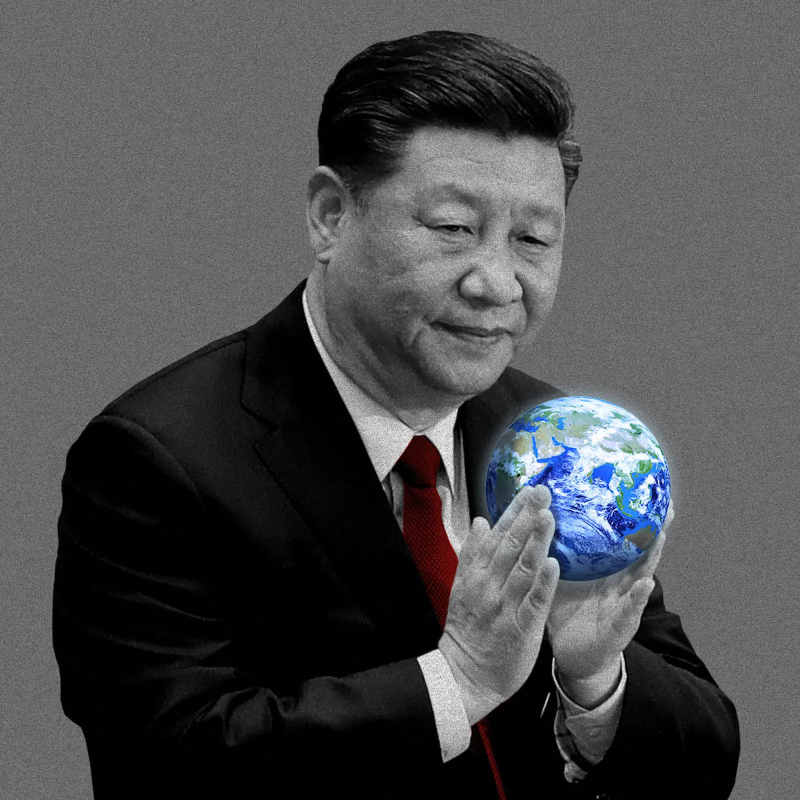
#> input picture social-plate-source.jpg, 1600 x 1600 px (shown at 1/2 size)
$ python build_social.py
#> lines starting #> are read from the running program, lines starting #| are printed output that depends on the picture
#> in render, `img = Image.new("RGB", (w * S, h * S), PAGE)`:
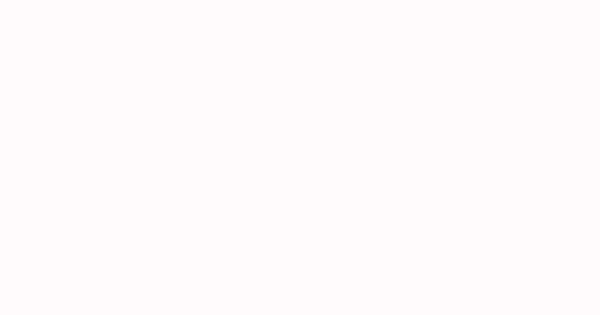
#> img: PIL image 2400x1260 RGB (shown at 1/4 size); mean R, G, B 255, 248, 253
### build_data.py
#!/usr/bin/env python3
"""
build_data.py
The Primacy Premium: Committee Exercise, data build stage.

Produces payload.json: the emulator coefficients, simulation constants,
move menus, thresholds, and validation metrics consumed by index.html.

Design notes
------------
1. Every player move maps to a level of a named simulation parameter, not to a
   hardcoded outcome. Moves condition the forecast; they do not cause it.
2. Conditional quantile fans are produced by a fitted emulator (degree two
   polynomial response surface) trained on a Sobol design over the joint
   parameter space, 4096 points, 320 stochastic draws per point, seed 20260724.
3. The in-page resolution path is a single draw of the same generative process,
   replicated exactly in JavaScript from the constants exported here. The
   emulator serves the fans; the recursion serves the realization. Held-out
   emulator error is reported in the payload and displayed on the page.
4. Raw SIPRI and IMF files are excluded from the repository under publisher
   terms. Calibration anchors below were verified against local copies of:
     SIPRIMilexdata19492025_v1.2.xlsx (Constant 2024 USD sheet)
     IMF COFER bulk download of 24 July 2026 (quarterly share series)
     Argus Media explainer on war risk insurance and AWRP (March 2026)
     JWC circular JWLA-033 of 3 March 2026
     Kristensen et al., Nuclear Notebooks 2025 and 2026; DoD CMPR 2025
   This script does not read those files at runtime.

Anchors (verified 2026-08-01)
-----------------------------
US milex 2025:   929.2 bn constant 2024 USD, real change 2024 to 2025 about -7.5 pct
China milex 2025: 335.0 bn constant 2024 USD, real change about +7.4 pct
C&W Europe 2025: 579.8 bn constant 2024 USD, real change about +6.0 pct
USD share of allocated reserves 2025-Q4: 56.42 pct (2021-Q4: 59.40; 2016-Q4: 64.68)
RMB share 2025-Q4: 1.95 pct (peak 2021-Q4: 2.85, declining since)
Mideast Gulf AWRP: 0.15 to 0.20 pct of hull and machinery value at baseline,
  rising to about 1 pct during the 2026 episode (roughly a fivefold move)
China warheads about 600 in 2025; DoD projects over 1000 by 2030 and about
  1500 by 2035. US deployed strategic about 1550 at New START expiry, with
  upload capacity; the treaty lapsed 4 February 2026 with no successor, so the
  denominator is treated as stochastic.
"""

import json
import datetime as _dt
import numpy as np

SEED = 20260724
N_DESIGN = 4096
N_DRAWS = 320
HOLDOUT = 0.2
EPOCHS = ["2026 to 2027", "2028 to 2029", "2030 to 2031", "2032 to 2033", "2034 to 2035"]
T = len(EPOCHS)

# ---------------------------------------------------------------------------
# Parameter space. Order is load bearing: the emulator feature construction in
# JavaScript replicates this order exactly.
# ---------------------------------------------------------------------------
PARAMS = [
    # key, label, side, lo, hi, base
    ("b_force",      "Force structure allocation (strategic forces to shipbuilding)", "blue", -1.0, 1.0, 0.0),
    ("b_alliance",   "Alliance burden sharing pressure",                              "blue",  0.0, 1.0, 0.5),
    ("b_export",     "Transfer policy (tighten controls to expand transfers)",        "blue", -1.0, 1.0, 0.0),
    ("b_posture",    "Forward posture at chokepoints",                                "blue",  0.0, 1.0, 0.5),
    ("b_industrial", "Industrial mobilization",                                       "blue",  0.0, 1.0, 0.5),
    ("r_naval",      "Naval construction tempo",                                      "red",   0.0, 1.0, 0.5),
    ("r_nuclear",    "Nuclear expansion tempo",                                       "red",   0.0, 1.0, 0.5),
    ("r_gray",       "Chokepoint pressure",                                           "red",   0.0, 1.0, 0.5),
    ("r_findiv",     "Reserve diversification drive",                                 "red",   0.0, 1.0, 0.5),
    ("r_export",     "Arms export drive",                                             "red",   0.0, 1.0, 0.5),
    ("g_fiscal",     "Blue fiscal headroom",                                          "world", -1.0, 1.0, 0.0),
    ("g_euro",       "European follow through on the five percent commitment",        "world",  0.0, 1.0, 0.5),
    ("g_shock",      "Global shock propensity",                                       "world",  0.0, 1.0, 0.5),
    ("g_growth",     "Red macroeconomic tailwind",                                    "world", -1.0, 1.0, 0.0),
]
P = len(PARAMS)
KEYS = [p[0] for p in PARAMS]
LO = np.array([p[3] for p in PARAMS])
HI = np.array([p[4] for p in PARAMS])
BASE = np.array([p[5] for p in PARAMS])
IX = {k: i for i, k in enumerate(KEYS)}

# ---------------------------------------------------------------------------
# Simulation constants. Exported verbatim to the payload; the JavaScript
# resolution recursion reads these same numbers.
# ---------------------------------------------------------------------------
C = {
    # Initial state, end 2025
    "y0": {
        "blue_milex": 100.0,   # index, 2025 = 100 (929.2 bn constant 2024 USD)
        "red_milex": 100.0,    # index, 2025 = 100 (335.0 bn)
        "euro_milex": 100.0,   # index, 2025 = 100 (C&W Europe 579.8 bn)
        "usd_share": 56.42,    # pct of allocated reserves, 2025-Q4
        "rmb_share": 1.95,     # pct, 2025-Q4
        "awrp": 0.175,         # pct of hull and machinery value, pre-episode midpoint
        "red_export": 5.5,     # pct of world major arms exports, trend basis
        "red_wh": 600.0,       # red warheads, 2025
        "blue_dep": 1550.0,    # blue deployed strategic, treaty-era counting
    },
    # Blue expenditure, annual real growth
    "bx_a": -0.020, "bx_fiscal": 0.016, "bx_ind": 0.014, "bx_post": 0.006, "bx_sd": 0.016,
    # Red expenditure, annual real growth
    "rx_a": 0.050, "rx_naval": 0.022, "rx_nuc": 0.012, "rx_growth": 0.018, "rx_sd": 0.020,
    # European expenditure, annual real growth
    "ex_a": 0.018, "ex_euro": 0.052, "ex_all": 0.014, "ex_sd": 0.020,
    # Episode hazard per epoch (chokepoint disruption with premium spike)
    "hz_a": 0.05, "hz_gray": 0.40, "hz_shock": 0.20, "hz_post": -0.14, "hz_int": 0.12,
    "hz_lo": 0.02, "hz_hi": 0.92,
    # War risk premium, log AR(1) around baseline with episode jumps
    "aw_phi": 0.35, "aw_sd": 0.12, "aw_jump_a": 0.85, "aw_jump_gray": 0.55, "aw_jump_sd": 0.15,
    "aw_lo": 0.05, "aw_hi": 3.0,
    # USD share of allocated reserves, per-epoch drift in points
    "us_a": -0.40, "us_findiv": -0.75, "us_ep": -0.45, "us_sd": 0.30, "us_lo": 45.0, "us_hi": 62.0,
    # RMB share, per-epoch drift in points
    "rm_a": -0.05, "rm_findiv": 0.42, "rm_ep": 0.18, "rm_sd": 0.10, "rm_lo": 1.2, "rm_hi": 6.5,
    # Red arms export share, per-epoch drift in points
    "re_a": 0.15, "re_drive": 1.05, "re_bexp": -0.40, "re_btight": 0.15, "re_ep": -0.55,
    "re_sd": 0.30, "re_lo": 2.0, "re_hi": 14.0,
    # Red warheads, annual growth
    "nw_a": 0.055, "nw_tempo": 0.065, "nw_sd": 0.006,
    # Blue deployed strategic per epoch: upload plus post-treaty drift
    "nd_upload": 95.0, "nd_sd": 45.0, "nd_lo": 1400.0, "nd_hi": 2600.0,
}

CHANNELS = [
    ("blue_milex", "Blue military expenditure",  "index, 2025 = 100", 1, "flash"),
    ("red_milex",  "Red military expenditure",   "index, 2025 = 100", 1, "flash"),
    ("euro_milex", "European expenditure",       "index, 2025 = 100", 1, "flash"),
    ("usd_share",  "USD reserve share",          "pct of allocated reserves", 1, "slow"),
    ("rmb_share",  "RMB reserve share",          "pct of allocated reserves", 2, "slow"),
    ("awrp",       "Additional war risk premium","pct of hull and machinery value", 2, "fast"),
    ("red_export", "Red arms export share",      "pct of world exports", 1, "slow"),
    ("nuc_ratio",  "Warhead ratio, red to blue deployed", "ratio", 2, "slow"),
]
CH_KEYS = [c[0] for c in CHANNELS]
NC = len(CHANNELS)
QUANTS = [0.1, 0.5, 0.9]


def simulate(X, n_draws, rng):
    """Vectorized simulation. X: (n, P) parameter matrix, horizon-constant.
    Returns Y: (n, NC, T, n_draws)."""
#> called with X = array of shape (1, 14), n_draws = 6000
    n = X.shape[0]
    g = {k: X[:, IX[k]][:, None] for k in KEYS}  # (n,1) broadcast against draws
    N = lambda sd: rng.normal(0.0, sd, size=(n, n_draws))
    U = lambda: rng.random(size=(n, n_draws))

    blue = np.full((n, n_draws), C["y0"]["blue_milex"])
    red = np.full((n, n_draws), C["y0"]["red_milex"])
    euro = np.full((n, n_draws), C["y0"]["euro_milex"])
    usd = np.full((n, n_draws), C["y0"]["usd_share"])
    rmb = np.full((n, n_draws), C["y0"]["rmb_share"])
    law = np.full((n, n_draws), np.log(C["y0"]["awrp"]))
    rex = np.full((n, n_draws), C["y0"]["red_export"])
    wh = np.full((n, n_draws), C["y0"]["red_wh"])
    dep = np.full((n, n_draws), C["y0"]["blue_dep"])

    out = np.empty((n, NC, T, n_draws))
    base_law = np.log(C["y0"]["awrp"])

    for t in range(T):
        # Episode draw for this epoch
        hz = np.clip(C["hz_a"] + C["hz_gray"] * g["r_gray"] + C["hz_shock"] * g["g_shock"]
                     + C["hz_post"] * g["b_posture"]
                     + C["hz_int"] * g["r_gray"] * (1.0 - g["b_posture"]),
                     C["hz_lo"], C["hz_hi"])
        ep = (U() < hz).astype(float)

        gb = (C["bx_a"] + C["bx_fiscal"] * g["g_fiscal"] + C["bx_ind"] * g["b_industrial"]
              + C["bx_post"] * g["b_posture"])
        blue = blue * (1.0 + gb) ** 2 * np.exp(N(C["bx_sd"]))

        gr = (C["rx_a"] + C["rx_naval"] * g["r_naval"] + C["rx_nuc"] * g["r_nuclear"]
              + C["rx_growth"] * g["g_growth"])
        red = red * (1.0 + gr) ** 2 * np.exp(N(C["rx_sd"]))

        ge = C["ex_a"] + C["ex_euro"] * g["g_euro"] + C["ex_all"] * g["b_alliance"]
        euro = euro * (1.0 + ge) ** 2 * np.exp(N(C["ex_sd"]))

        usd = np.clip(usd + C["us_a"] + C["us_findiv"] * g["r_findiv"] + C["us_ep"] * ep
                      + N(C["us_sd"]), C["us_lo"], C["us_hi"])
        rmb = np.clip(rmb + C["rm_a"] + C["rm_findiv"] * g["r_findiv"] + C["rm_ep"] * ep
                      + N(C["rm_sd"]), C["rm_lo"], C["rm_hi"])

        law = base_law + C["aw_phi"] * (law - base_law) + N(C["aw_sd"])
        jump = np.log(C["aw_jump_a"] + C["aw_jump_gray"] * g["r_gray"]) + N(C["aw_jump_sd"])
        law = np.where(ep > 0.5, np.maximum(law, jump), law)
        awrp = np.clip(np.exp(law), C["aw_lo"], C["aw_hi"])
        law = np.log(awrp)

        rex = np.clip(rex + C["re_a"] + C["re_drive"] * g["r_export"]
                      + C["re_bexp"] * np.maximum(g["b_export"], 0.0)
                      + C["re_btight"] * np.maximum(-g["b_export"], 0.0)
                      + C["re_ep"] * ep + N(C["re_sd"]), C["re_lo"], C["re_hi"])

        gn = C["nw_a"] + C["nw_tempo"] * g["r_nuclear"] + N(C["nw_sd"])
        wh = wh * (1.0 + gn) ** 2
        dep = np.clip(dep + C["nd_upload"] * np.maximum(-g["b_force"], 0.0)
                      + N(C["nd_sd"]), C["nd_lo"], C["nd_hi"])

        out[:, 0, t, :] = blue
        out[:, 1, t, :] = red
        out[:, 2, t, :] = euro
        out[:, 3, t, :] = usd
        out[:, 4, t, :] = rmb
        out[:, 5, t, :] = awrp
        out[:, 6, t, :] = rex
        out[:, 7, t, :] = wh / dep
    return out


# [199 lines left out: functions poly2_features, main, not called in this run]


# [2 lines that do not run on import are left out]

### build_social.py
#!/usr/bin/env python3
"""
build_social.py
Renders social-card.png, the Open Graph share image, at 1200 x 630.

The card is drawn in the project's register: near white pink ground, Liberation
Serif (metrically compatible with Times New Roman), small caps set as tracked
capitals, double rules. The fan on the card is not decoration: it is a real
conditional forecast produced by the same simulation as the exercise, run at the
reference stance under seed 20260724, so the share image is an output of the
model rather than an illustration of one.

Rendered at 2x and downsampled with Lanczos for crisp type at small display
sizes, which is where share cards actually get seen.
"""

import sys

import numpy as np
from PIL import Image, ImageDraw, ImageFont

import build_data as M

# Credit line printed on the plate variant. Fill this in with the rights holder
# and the terms under which the image is used before publishing.
PLATE_CREDIT = "PLATE: CREDIT LINE TO BE SUPPLIED, USED BY PERMISSION"
PLATE_SOURCE = "social-plate-source.jpg"

W, H = 1200, 630
S = 2                      # supersample factor
PAGE = (255, 248, 253)     # #fff8fd
INK = (36, 29, 38)         # #241d26
RULE = (156, 111, 134)     # #9c6f86
MUTED = (109, 90, 102)     # #6d5a66
BAND = (238, 216, 229)     # fan fill, flattened from the page rgba
MEDIAN = (138, 90, 114)    # #8a5a72

SERIF = "/usr/share/fonts/truetype/liberation/LiberationSerif-Regular.ttf"
ITALIC = "/usr/share/fonts/truetype/liberation/LiberationSerif-Italic.ttf"


def font(path, size):
    return ImageFont.truetype(path, size * S)


def text_width(draw, s, f, track=0):
    if not track:
        return draw.textlength(s, font=f)
    return sum(draw.textlength(c, font=f) for c in s) + track * S * (len(s) - 1)


def tracked(draw, xy, s, f, fill, track=0, anchor_center=None):
    """Draw text with letter tracking. anchor_center: x centre in 1x units."""
    x, y = xy[0] * S, xy[1] * S
    if anchor_center is not None:
        x = anchor_center * S - text_width(draw, s, f, track) / 2
    if not track:
        draw.text((x, y), s, font=f, fill=fill)
        return
    for c in s:
        draw.text((x, y), c, font=f, fill=fill)
        x += draw.textlength(c, font=f) + track * S


def double_rule(draw, y, x0, x1, gap=4, w=1):
    for dy in (0, gap):
        draw.rectangle([x0 * S, (y + dy) * S, x1 * S, (y + dy) * S + w * S - 1], fill=RULE)


def reference_fan():
    """Quantiles of the red expenditure index at the reference stance."""
    rng = np.random.default_rng(M.SEED)
    X = M.BASE.copy().reshape(1, -1)
    Y = M.simulate(X, 6000, rng)
    ci = M.CH_KEYS.index("red_milex")
    q = np.quantile(Y[0, ci, :, :], [0.1, 0.5, 0.9], axis=1)
    lo = np.concatenate([[100.0], q[0]])
    md = np.concatenate([[100.0], q[1]])
    hi = np.concatenate([[100.0], q[2]])
    return lo, md, hi


def draw_fan(draw, box):
    """box: (x0, y0, x1, y1) in 1x units."""
    x0, y0, x1, y1 = box
    lo, md, hi = reference_fan()
    n = len(lo)
    ymin, ymax = 92.0, float(hi.max()) * 1.02
    xs = [x0 + (x1 - x0) * i / (n - 1) for i in range(n)]

    def py(v):
        return y1 - (v - ymin) / (ymax - ymin) * (y1 - y0)

    poly = [(xs[i] * S, py(hi[i]) * S) for i in range(n)] + \
           [(xs[i] * S, py(lo[i]) * S) for i in range(n - 1, -1, -1)]
    draw.polygon(poly, fill=BAND)

    # median, dotted in the manner of the page
    for i in range(n - 1):
        ax, ay, bx, by = xs[i], py(md[i]), xs[i + 1], py(md[i + 1])
        steps = 34
        for k in range(steps):
            if k % 2:
                continue
            t0, t1 = k / steps, (k + 0.85) / steps
            draw.line([((ax + (bx - ax) * t0) * S, (ay + (by - ay) * t0) * S),
                       ((ax + (bx - ax) * t1) * S, (ay + (by - ay) * t1) * S)],
                      fill=MEDIAN, width=2 * S)

    # period ticks on the baseline
    for i in range(n):
        draw.line([(xs[i] * S, y1 * S), (xs[i] * S, (y1 + 5) * S)], fill=RULE, width=1 * S)
#> in render, `yw = text_width(d, "2035", f_year, 3)`: yw = 82
#> in render, `bw = text_width(d, byline, f_rail, 6)`: bw = 409
    draw.line([(x0 * S, y1 * S), (x1 * S, y1 * S)], fill=RULE, width=1 * S)


def draw_plate(img, d, box):
    """Set the photograph as a framed plate, the way a typographic page carries
    a photographic figure: ruled frame, its own ground, a caption beneath."""
#> called with box = (76, 96, 476, 496)
    x0, y0, x1, y1 = box
    side = min(x1 - x0, y1 - y0)
    src = Image.open(PLATE_SOURCE).convert("RGB")
#> src is the input picture: PIL image 1600x1600 RGB; mean R, G, B 75.9, 76.7, 78.2
    n = min(src.size)
    src = src.crop(((src.width - n) // 2, (src.height - n) // 2,
                    (src.width + n) // 2, (src.height + n) // 2))
    src = src.resize((side * S, side * S), Image.LANCZOS)
#> src: PIL image 800x800 RGB
    img.paste(src, (x0 * S, y0 * S))
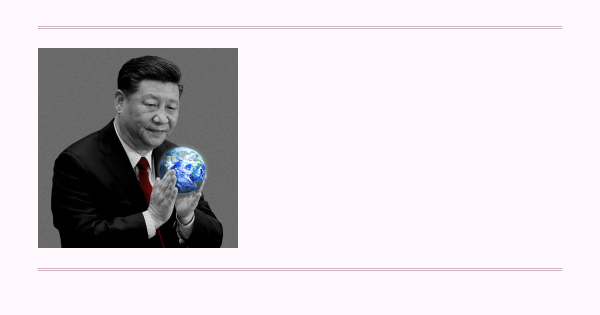
#> img: PIL image 2400x1260 RGB (shown at 1/4 size); mean R, G, B 216.6, 211, 215.4
    d.rectangle([x0 * S, y0 * S, (x0 + side) * S - 1, (y0 + side) * S - 1],
                outline=RULE, width=1 * S)
    return x0 + side, y0 + side


def render_plate(w=W, h=H, out="social-card-plate.png"):
    if "TO BE SUPPLIED" in PLATE_CREDIT:
        print("WARNING: PLATE_CREDIT is still a placeholder. Set the rights holder")
        print("         and terms of use before publishing this variant.")
    img = Image.new("RGB", (w * S, h * S), PAGE)
    d = ImageDraw.Draw(img)

    ml, mr = 76, w - 76
    double_rule(d, 52, ml, mr)
    double_rule(d, 536, ml, mr)

    px1, py1 = draw_plate(img, d, (ml, 96, ml + 400, 496))
#> px1 = 476; py1 = 496

    f_credit = font(SERIF, 12)
    tracked(d, (ml, py1 + 10), PLATE_CREDIT, f_credit, MUTED, track=2)

    tx = px1 + 54
#> tx = 530
    f_eyebrow = font(SERIF, 18)
    f_title = font(SERIF, 62)
    f_sub = font(ITALIC, 23)
    f_rail = font(SERIF, 17)

    tracked(d, (tx, 128), "THE PRIMACY PREMIUM", f_eyebrow, MUTED, track=7)
    tracked(d, (tx, 166), "Committee", f_title, INK, track=1)
    tracked(d, (tx, 242), "Exercise", f_title, INK, track=1)
    tracked(d, (tx, 336), "Two sided conditional play on the", f_sub, MUTED)
    tracked(d, (tx, 368), "pathways question, 2026 to 2035", f_sub, MUTED)

    d.rectangle([tx * S, 420 * S, (tx + 120) * S, 420 * S + 1 * S - 1], fill=RULE)
    tracked(d, (tx, 438), "CONDITIONAL FORECASTING", f_rail, MUTED, track=5)
    tracked(d, (tx, 464), "UNDER SEALED SIMULTANEOUS PLAY", f_rail, MUTED, track=5)

    byline = "ALYSSA AGARD"
    bw = text_width(d, byline, f_rail, 6)
#> bw = 393.6
    tracked(d, (mr - bw / S, 560), byline, f_rail, MUTED, track=6)
    rail = "  ".join(["I", "II", "III", "IV", "V"])
    tracked(d, (ml, 560), rail, f_rail, RULE, track=6)

    img = img.resize((w, h), Image.LANCZOS)
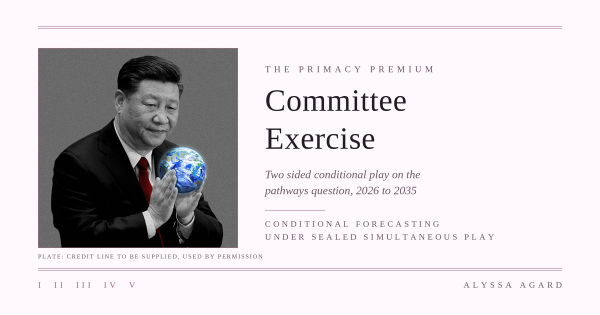
#> img: PIL image 1200x630 RGB (shown at 1/2 size); mean R, G, B 213.9, 208.2, 212.7
    img.save(out, optimize=True)
    print(f"wrote {out} ({w}x{h})")


def render_photo(w=W, h=H, out="social-card-photo.png"):
    """The source photograph alone at share card dimensions, letterboxed onto its
    own ground so the full figure survives; scrapers crop, they do not letterbox."""
#> called with w = 1200, h = 630, out = 'social-card-photo.png'
    src = Image.open(PLATE_SOURCE).convert("RGB")
    scale = h / src.height
    im = src.resize((int(src.width * scale), h), Image.LANCZOS)
    bg = Image.new("RGB", (w, h), src.getpixel((20, 20)))
    bg.paste(im, ((w - im.width) // 2, 0))
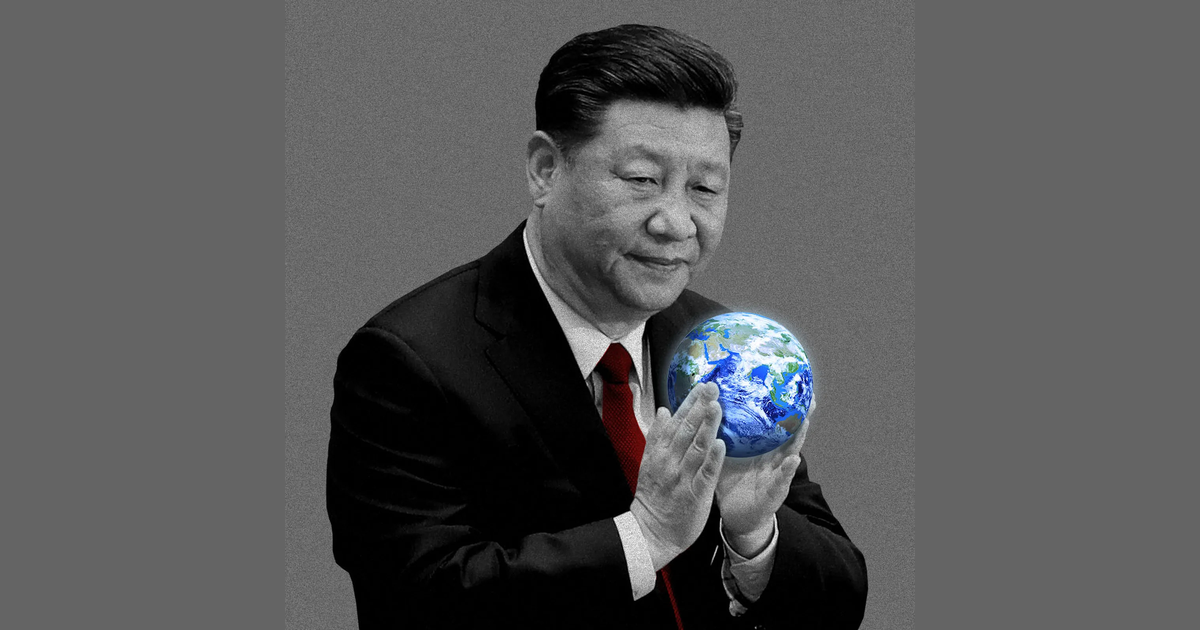
#> bg: PIL image 1200x630 RGB; mean R, G, B 87.4, 87.8, 88.6
    bg.save(out, optimize=True)
    print(f"wrote {out} ({w}x{h}, {len(open(out,'rb').read())//1024} KB)")

    # WhatsApp silently drops og:image over roughly 300 KB, so also emit a JPEG
    # under that ceiling. This is the file the share tags actually point at.
    jpg = out.rsplit(".", 1)[0] + ".jpg"
    for q in (88, 82, 76, 70, 64):
        bg.save(jpg, quality=q, optimize=True, progressive=True)
        size = len(open(jpg, "rb").read())
        if size < 290_000:
            break
    print(f"wrote {jpg} ({w}x{h}, {size//1024} KB, quality {q})")
#| wrote social-card-photo.jpg (1200x630, 87 KB, quality 88)


def render(w=W, h=H, out="social-card.png"):
    img = Image.new("RGB", (w * S, h * S), PAGE)
    d = ImageDraw.Draw(img)

    ml, mr = 76, w - 76
    f_eyebrow = font(SERIF, 19)
    f_title = font(SERIF, 82)
    f_sub = font(ITALIC, 27)
    f_small = font(SERIF, 17)
    f_rail = font(SERIF, 18)

    double_rule(d, 52, ml, mr)

    tracked(d, (0, 84), "THE PRIMACY PREMIUM", f_eyebrow, MUTED, track=7,
            anchor_center=w / 2)
    tracked(d, (0, 122), "Committee Exercise", f_title, INK, track=1,
            anchor_center=w / 2)
    tracked(d, (0, 232), "Two sided conditional play on the pathways question, 2026 to 2035",
            f_sub, MUTED, anchor_center=w / 2)

    draw_fan(d, (ml, 300, mr, 470))

    f_year = font(SERIF, 16)
    tracked(d, (ml, 480), "2025", f_year, MUTED, track=3)
    yw = text_width(d, "2035", f_year, 3)
    tracked(d, (mr - yw / S, 480), "2035", f_year, MUTED, track=3)

    tracked(d, (0, 486), "CONDITIONAL FORECAST AT THE REFERENCE STANCE", f_small, MUTED,
            track=5, anchor_center=w / 2)

    double_rule(d, 536, ml, mr)

    # period rail, left; byline, right
    rail = "  ".join(["I", "II", "III", "IV", "V"])
    tracked(d, (ml, 560), rail, f_rail, RULE, track=6)
    byline = "ALYSSA AGARD"
    bw = text_width(d, byline, f_rail, 6)
    tracked(d, (mr - bw / S, 560), byline, f_rail, MUTED, track=6)

    img = img.resize((w, h), Image.LANCZOS)
    img.save(out, optimize=True)
    print(f"wrote {out} ({w}x{h})")


if __name__ == "__main__":
    variant = sys.argv[1] if len(sys.argv) > 1 else "both"
    if variant in ("fan", "both"):
        render(1200, 630, "social-card.png")
    if variant in ("plate", "both"):
        render_plate(1200, 630, "social-card-plate.png")
    if variant in ("photo", "both"):
        render_photo(1200, 630, "social-card-photo.png")
